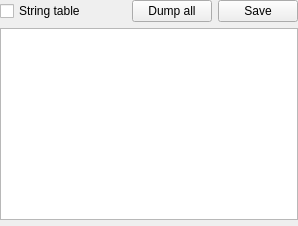
      <widget class="QWidget" name="page_Sections">
       <layout class="QVBoxLayout" name="verticalLayout_7">
        <property name="leftMargin">
         <number>0</number>
        </property>
        <property name="topMargin">
         <number>0</number>
        </property>
        <property name="rightMargin">
         <number>0</number>
        </property>
        <property name="bottomMargin">
         <number>0</number>
        </property>
        <item>
         <layout class="QVBoxLayout" name="verticalLayout">
          <item>
           <layout class="QHBoxLayout" name="horizontalLayout_6">
            <item>
             <widget class="QCheckBox" name="checkBoxSectionsStringTable">
              <property name="text">
               <string>String table</string>
              </property>
             </widget>
            </item>
            <item>
             <spacer name="horizontalSpacer_6">
              <property name="orientation">
               <enum>Qt::Horizontal</enum>
              </property>
              <property name="sizeHint" stdset="0">
               <size>
                <width>40</width>
                <height>20</height>
               </size>
              </property>
             </spacer>
            </item>
            <item>
             <widget class="QPushButton" name="pushButtonDumpAll_Sections">
              <property name="text">
               <string>Dump all</string>
              </property>
             </widget>
            </item>
            <item>
             <widget class="QPushButton" name="pushButtonSave_Sections">
              <property name="text">
               <string>Save</string>
              </property>
             </widget>
            </item>
           </layout>
          </item>
          <item>
           <widget class="XTableView" name="tableView_Sections">
            <property name="contextMenuPolicy">
             <enum>Qt::CustomContextMenu</enum>
            </property>
            <property name="editTriggers">
             <set>QAbstractItemView::NoEditTriggers</set>
            </property>
            <property name="selectionMode">
             <enum>QAbstractItemView::SingleSelection</enum>
            </property>
            <property name="selectionBehavior">
             <enum>QAbstractItemView::SelectRows</enum>
            </property>
            <property name="sortingEnabled">
             <bool>false</bool>
            </property>
            <attribute name="horizontalHeaderDefaultSectionSize">
             <number>57</number>
            </attribute>
            <attribute name="verticalHeaderVisible">
             <bool>false</bool>
            </attribute>
            <attribute name="verticalHeaderMinimumSectionSize">
             <number>20</number>
            </attribute>
            <attribute name="verticalHeaderDefaultSectionSize">
             <number>20</number>
            </attribute>
           </widget>
          </item>
          <item>
           <widget class="ToolsWidget" name="widgetHex_Section" native="true">
            <property name="sizePolicy">
             <sizepolicy hsizetype="Preferred" vsizetype="Expanding">
              <horstretch>0</horstretch>
              <verstretch>0</verstretch>
             </sizepolicy>
            </property>
           </widget>
          </item>
         </layout>
        </item>
       </layout>
      </widget>
